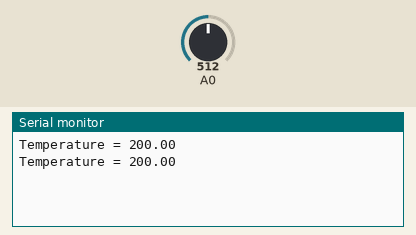
Recording of a sketch running on a simulated Arduino Uno, built with avr-gcc and run on an emulated ATmega328P. Shown: the last lines printed to the serial monitor. The inputs (shaded band) are chosen by the test bench; at power-on: A0 = 512.

Above: at 1.8 s.
1.9 s: A0 set to 716
At 2.8 s:
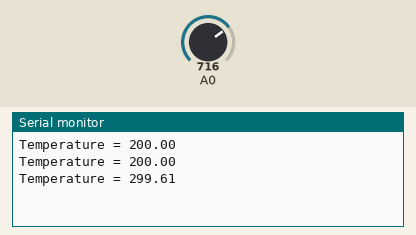
3.4 s: A0 set to 900
At 4.4 s:
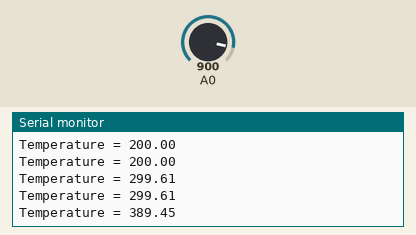
Timing chart, 0 to 6.4 s (numbered marks = the images above; inputs shaded):
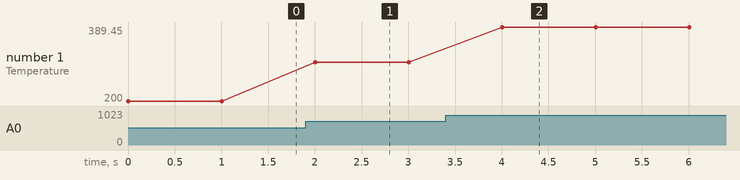

The sketch:

Sensor.ino
```cpp
void setup() {
	// put your setup code here, to run once:
	Serial.begin(9600);
}

void loop() {
	// put your main code here, to run repeatedly:
	int sensorVal = analogRead(A0);
	float voltage = (sensorVal / 1024.0) * 5.0;
	float temperature = (voltage - 0.5) * 100;
	Serial.print("Temperature = ");
	Serial.println(temperature);
	delay(1000);
}
```

Measured:
- after the input at 1.9 s, the serial monitor: prints a new line after 0.10 s (image 1)
- after the input at 3.4 s, the serial monitor: prints a new line after 0.60 s (image 2)
- plotted number 1: 200 → 299.61 after the input at 1.9 s, 299.61 → 389.45 after the input at 3.4 s
